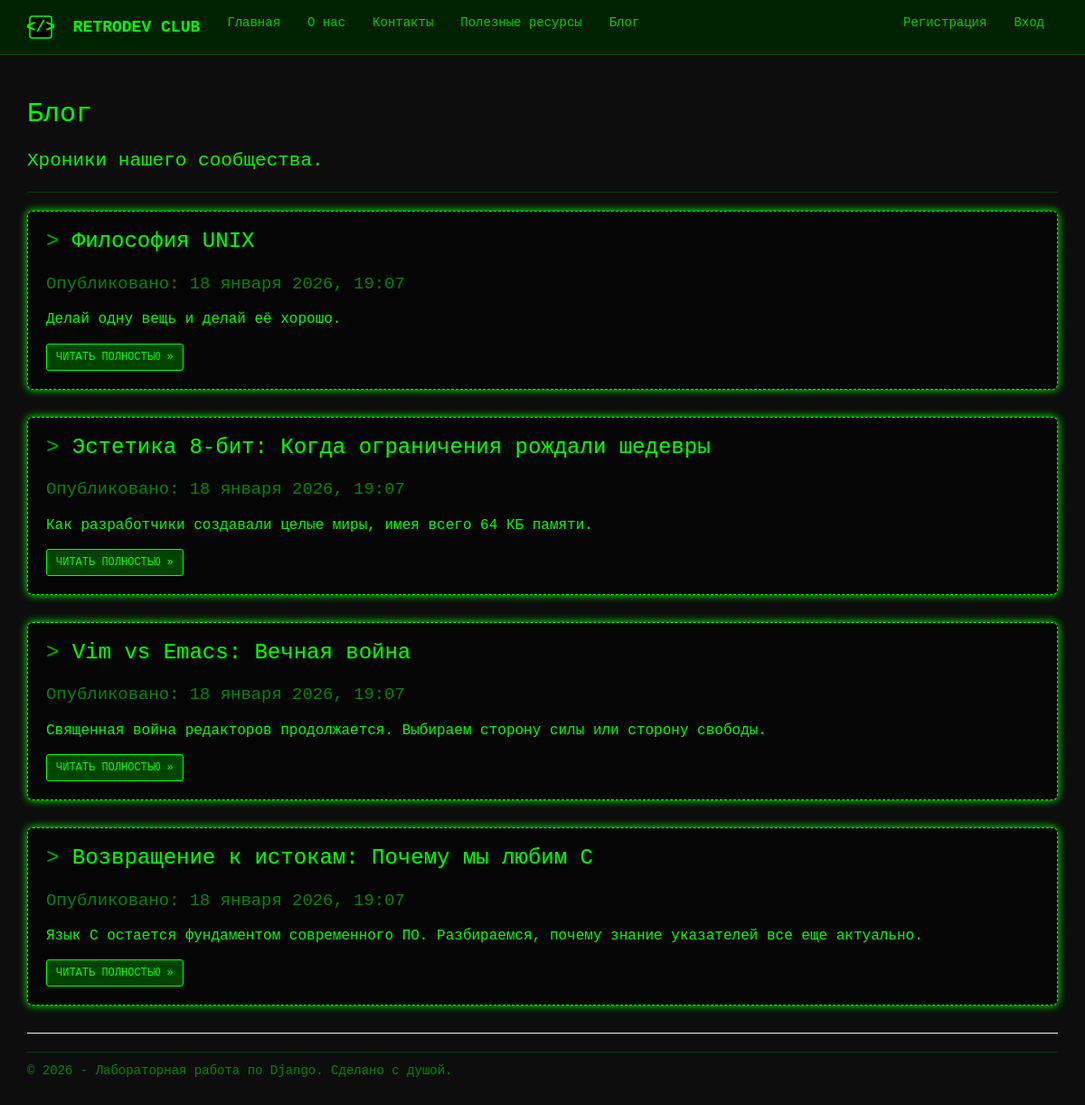
/blog/, run on an earlier commit of the app's database.
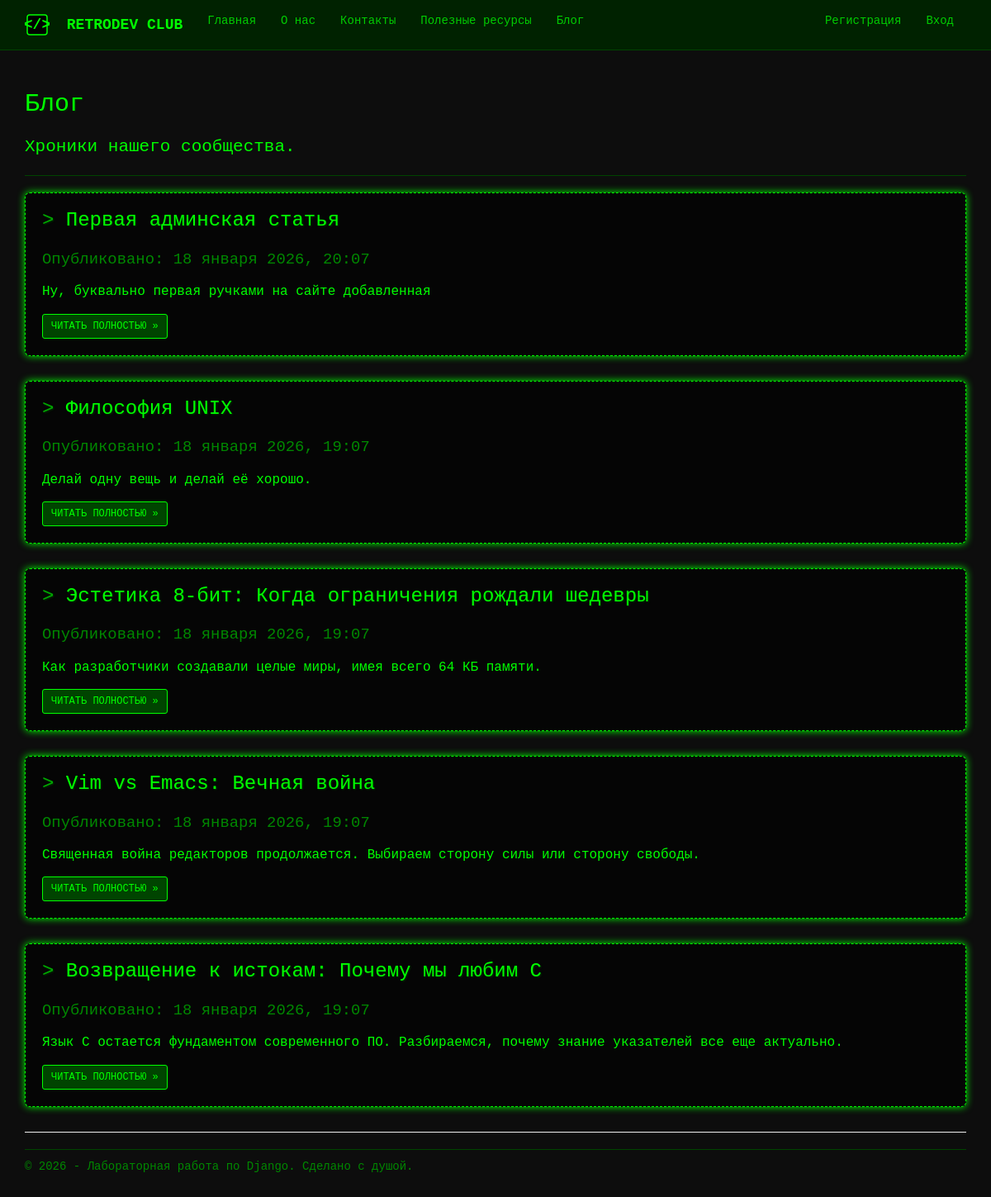
And on a later commit of the database.
### app/models.py (models this page shows, shortened)
class Blog(models.Model):
    title = models.CharField(max_length=100, unique_for_date="posted", verbose_name="Заголовок")
    description = models.TextField(verbose_name="Краткое содержание")
    content = models.TextField(verbose_name="Полное содержание")
    posted = models.DateTimeField(default=datetime.now, db_index=True, verbose_name="Опубликована")
    image = models.FileField(default='temp.jpg', verbose_name="Путь к картинке")
    class Meta:
        db_table = "Posts"
        ordering = ["-posted"]
        verbose_name = "статья блога"
        verbose_name_plural = "статьи блога"

### app/views.py (the view)
# urls.py: path('blog/', views.blog, name='blog'),
def blog(request):
    assert isinstance(request, HttpRequest)
    posts = Blog.objects.order_by('-posted')
    return render(
        request,
        'app/blog.html',
        {
            'title':'Блог',
            'posts': posts,
            'year':datetime.now().year,
        }
    )

### app/templates/app/blog.html
﻿{% extends "app/layout.html" %}
{% block content %}
<h2>{{ title }}</h2>
<p class="lead">Хроники нашего сообщества.</p>
<hr style="border-color: #004400;" />
<div class="blog-posts">
    {% for post in posts %}
    <div class="jumbotron" style="padding: 20px; border: 1px dashed #00ff00; background-color: #050505;">
        <h3 style="margin-top: 0;">
            <span style="color: #00aa00;">></span> {{ post.title }}
        </h3>
        <p style="font-size: 0.9em; color: #008800;">
            Опубликовано: {{ post.posted|date:"d E Y, H:i" }}
        </p>
        <p class="post-description" style="margin: 15px 0;">
            {{ post.description }}
        </p>
        <a href="{% url 'blogpost' parametr=post.id %}" class="btn btn-primary btn-sm">
            ЧИТАТЬ ПОЛНОСТЬЮ &raquo;
        </a>
    </div>
    {% endfor %}
</div>
{% endblock %}

### app/templates/app/layout.html (shortened to what this page needs)
<!DOCTYPE html>
<html>
<head>
    {% load static %}
    <link rel="stylesheet" type="text/css" href="{% static 'app/content/bootstrap.min.css' %}" />
    <link rel="stylesheet" type="text/css" href="{% static 'app/content/site.css' %}" />
</head>
<body>
    <div class="navbar navbar-inverse navbar-fixed-top">
        <div class="container">
            <div class="navbar-header">
                <a href="{% url 'home' %}" class="navbar-brand">
                    <img src="{% static 'app/content/logo.svg' %}" alt="Лого" />
                    RetroDev Club
                </a>
            </div>
            <div class="navbar-collapse collapse">
                <ul class="nav navbar-nav">
                    <li><a href="{% url 'home' %}">Главная</a></li>
                    <li><a href="{% url 'about' %}">О нас</a></li>
                    <li><a href="{% url 'contact' %}">Контакты</a></li>
                    <li><a href="{% url 'links' %}">Полезные ресурсы</a></li>
                    <li><a href="{% url 'blog' %}">Блог</a></li>
                </ul>
                {% include 'app/loginpartial.html' %}
            </div>
        </div>
    </div>
    <div class="container body-content">
        {% block content %}{% endblock %}
        <hr />
        <footer>
            <p>&copy; {{ year }} - Лабораторная работа по Django. Сделано с душой.</p>
        </footer>
    </div>
</body>
</html>

### app/templates/app/loginpartial.html
﻿{% if user.is_authenticated %}
<form id="logoutForm" action="{% url 'logout' %}" method="post" class="navbar-right">
    {% csrf_token %}
    <ul class="nav navbar-nav navbar-right">
        <li><span class="navbar-text">ПРИВЕТ, {{ user.username|upper }}!</span></li>
        <li><a href="javascript:document.getElementById('logoutForm').submit()">[ ВЫЙТИ ]</a></li>
    </ul>
</form>
{% else %}
<ul class="nav navbar-nav navbar-right">
    <li><a href="{% url 'registration' %}">Регистрация</a></li>
    <li><a href="{% url 'login' %}">Вход</a></li>
</ul>
{% endif %}

### app/static/app/content/site.css (style rules this page uses)
body { padding-top: 70px; padding-bottom: 20px; background-color: #0d0d0d; color: #00ff00; font-family: 'Courier New', Courier, monospace; }
.body-content { padding-left: 15px; padding-right: 15px; }
.navbar-inverse { background-color: #002200; border-color: #004400; }
.navbar-inverse .navbar-brand { color: #00ff00; font-weight: bold; font-family: 'Courier New', monospace; text-transform: uppercase; }
.navbar-inverse .navbar-nav > li > a { color: #00cc00; }
a { color: #44ff44; text-decoration: none; transition: all 0.3s ease; }
h1, h2, h3, h4, h5, h6 { color: #00ff00; text-shadow: 1px 1px 2px #003300; font-family: 'Courier New', monospace; margin-bottom: 20px; }
.jumbotron { background-color: #001100; border: 1px solid #00ff00; color: #00ff00; box-shadow: 0 0 10px #00ff00; }
.jumbotron p { font-size: 16px; }
.btn-primary { background-color: #004400; border-color: #00ff00; color: #00ff00; font-family: 'Courier New', monospace; }
footer { border-top: 1px solid #004400; padding-top: 10px; margin-top: 20px; color: #008800; }
.navbar-brand img { display: inline-block; height: 30px; margin-right: 10px; vertical-align: middle; }

What changed in the data, as far as the page shows it:
added Blog: title "Первая админская статья", posted "18 января 2026, 20:07", description "Ну, буквально первая ручками на сайте добавленная"
